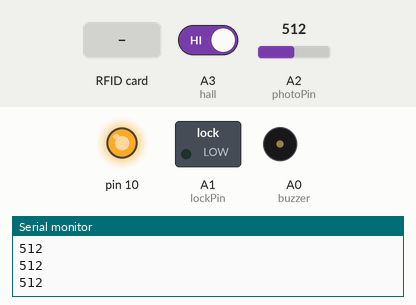
A sketch run on a simulated Arduino Uno, built with avr-gcc and run on an emulated ATmega328P. Parts: switched loads named in the sketch (green lamp = pin HIGH), output pins drawn as LEDs (lit = HIGH), buzzer (waves = sounding, pin HIGH), the last lines printed to the serial monitor. The inputs (shaded band) are chosen by the test bench; at power-on: A2 (photoPin) = 512, A3 (hall) HIGH.

Above: at 1.8 s.
1.9 s: RFID card 05 45 25 6A held to the reader
At 2.45 s:
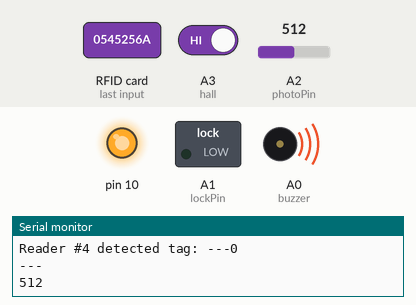
3.9 s: A2 (photoPin) set to 90
At 4.15 s:
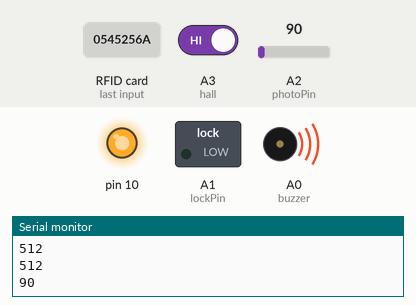
5.6 s: A3 (hall) driven LOW
At 6.6 s:
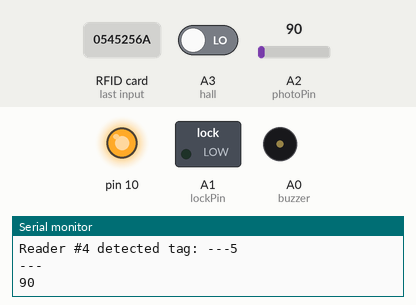
7.4 s: RFID card 85 CA 2F 6A held to the reader
At 7.68 s:
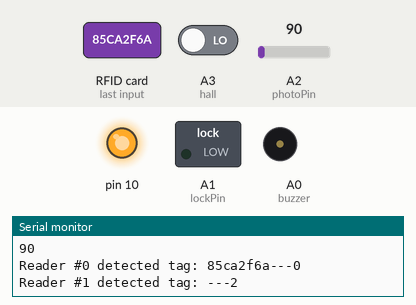
9.3 s: RFID card 65 F0 25 6A held to the reader
At 11.3 s:
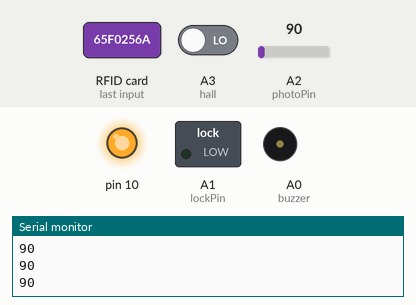
Timing chart, 0 to 12.2 s (numbered marks = the images above; inputs shaded):
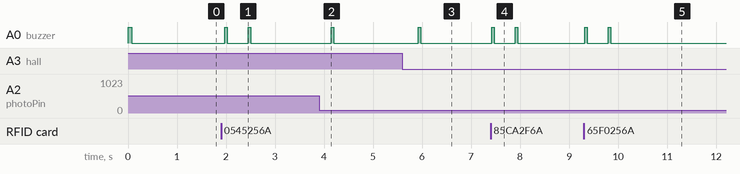

The sketch:

AustinGalleryRFID2.5.ino
```cpp
/**
  "Object Placement" Puzzle

  This puzzle requires the player to place one or more items in the
  correct location, at which point an RFID tag embedded in the object
  is detected by a sensor.
  When all sensors read the tag of the correct object, the puzzle is solved.

  Demonstrates:
  - SPI interface shared between several devices
  - RFID library
*/

// DEFINES
// Provides debugging information over serial connection if defined
#define DEBUG

// LIBRARIES
// Standard SPI library comes bundled with the Arduino IDE
#include <SPI.h>
// Download and install from https://github.com/miguelbalboa/rfid
#include <MFRC522.h>

// CONSTANTS
// The number of RFID readers
const byte numReaders = 3;
// Each reader has a unique Slave Select pin
const byte ssPins[] = {2, 3, 4};
// They'll share the same reset pin
const byte resetPin = 9;
// This pin will be driven LOW to release a lock when puzzle is solved
const byte lockPin = A1;
const byte buzzer = A0;
bool buzz0;
bool buzz1;
bool buzzsolve;
// The sequence of NFC tag IDs required to solve the puzzle
//const String correctIDs[] = {"a76ef2eb", "b738f3eb", "1739f3eb", "474ff1eb", "476ef2eb"};

const byte correctIDs[] = {1, 2, 3, 4, 5};

//photo sensor
const int photoPin = A2;
const int threshold = 100; //photosensor threshold

//hall effect
const byte hall = A3;

//Artifact 0 Broken Atlas pin 2 (not using this ATM)
String tag00 = "0545256a";
String tag01 = "85ca2f6a";
String tag02 = "65f0256a";
String tag03 = "5545256a";
String tag04 = "d61d7d41";
String tag05 = "86E37B41";
String tag06 = "26E37B41";
String tag07 = "56137B41";
String tag08 = "16117B41";
String tag09 = "F6127B41";

//Artifact 1 ELEPHANT pin 3 (using this)
String tag10 = "05F72D6A";
String tag11 = "";
String tag12 = "653D2D6A";
String tag13 = "B5372D6A";
String tag14 = "853E316A";
String tag15 = "46FF8441";
String tag16 = "C68F7741";
String tag17 = "36907741";
String tag18 = "F68E7741";
String tag19 = "568F7741";

//Artifact 2
const String tag20 = "NA";
const String tag21 = "NA";
const String tag22 = "NA";
const String tag23 = "NA";
const String tag24 = "NA";
const String tag25 = "NA";
const String tag26 = "NA";
const String tag27 = "NA";
const String tag28 = "NA";
const String tag29 = "NA";

//Artifact 3
const String tag30 = "NA";
const String tag31 = "NA";
const String tag32 = "NA";
const String tag33 = "NA";
const String tag34 = "NA";
const String tag35 = "NA";
const String tag36 = "NA";
const String tag37 = "NA";
const String tag38 = "NA";
const String tag39 = "NA";

//Artifact 4 Extra Artifact pin 4
String tag40 = "56ee7941";
String tag41 = "b6ee7941";
String tag42 = "260e7b41";
String tag43 = "86e7b41";
String tag44 = "16e57b41";
String tag45 = "76e57b41";
String tag46 = "16187d41";
String tag47 = "76187d41";
String tag48 = "d6187d41";
String tag49 = "46f77d41";

//variable for disabling an artifact
const String none = "";


// GLOBALS
// Initialise an array of MFRC522 instances representing each reader
MFRC522 mfrc522[numReaders];
// The tag IDs currently detected by each reader
String currentIDs[5];
int sequenceID[5];


/**
   Initialisation
*/
void setup() {

  // Initialise serial communications channel with the PC
  Serial.begin(9600);
  Serial.println(F("Serial communication started"));

  // Set the lock pin as output and secure the lock
  pinMode(lockPin, OUTPUT);
  digitalWrite(lockPin, LOW);
  pinMode(buzzer, OUTPUT);
  pinMode(hall, INPUT);
  pinMode(photoPin, INPUT);
  digitalWrite(buzzer, HIGH);
  delay(70);
  digitalWrite(buzzer, LOW);
  buzz0 = false;
  buzz1 = false;


  // Initialise the SPI bus
  SPI.begin();

  for (uint8_t i = 0; i < numReaders; i++) {

    // Initialise the reader
    // Note that SPI pins on the reader must always be connected to certain
    // Arduino pins (on an Uno, MOSI=> pin11, MISO=> pin12, SCK=>pin13)
    // The Slave Select (SS) pin and reset pin can be assigned to any pin
    mfrc522[i].PCD_Init(ssPins[i], resetPin);

    // Set the gain to max - not sure this makes any difference...
    // mfrc522[i].PCD_SetAntennaGain(MFRC522::PCD_RxGain::RxGain_max);


    // Dump some debug information to the serial monitor
    Serial.print(F("Reader #"));
    Serial.print(i);
    Serial.print(F(" initialised on pin "));
    Serial.print(String(ssPins[i]));
    Serial.print(F(". Antenna strength: "));
    Serial.print(mfrc522[i].PCD_GetAntennaGain());
    Serial.print(F(". Version : "));
    mfrc522[i].PCD_DumpVersionToSerial();

    // Slight delay before activating next reader
    delay(100);
  }

#ifdef DEBUG
  Serial.println(F("--- END SETUP ---"));
#endif
}

/**
   Main loop
*/
void loop() {

  //Photosensor initialization
  int photo = analogRead(photoPin);
  int hallState = digitalRead(hall);
  Serial.println(photo);
  // Assume that the puzzle has been solved
  boolean puzzleSolved = true;

  // Assume that the tags have not changed since last reading
  boolean changedValue = false;

  //Non RFID Sensors
  if (photo <= threshold) {
    sequenceID[3] = 4;
    // three short beeps

    if (!buzz1) {
      digitalWrite(buzzer, HIGH);
      delay(50);
      digitalWrite(buzzer, LOW);
      buzz1 = true;
      Serial.println("photo on");
      changedValue = true;
    }
  }
  else {
    sequenceID[3] = 0;
    buzz1 = false;
  }
  if (hallState == 0) {
    sequenceID[4] = 5;

    // four short beeps
    if (buzz0 == false) {
      digitalWrite(buzzer, HIGH);
      delay(50);
      digitalWrite(buzzer, LOW);
      Serial.println("hall on");
      buzz0 = true;
      changedValue = true;
    }
  }
  else {
    sequenceID[4] = 0;
    buzz0 = false;
  }

  // Loop through each reader
  for (uint8_t i = 0; i < numReaders; i++) {

    // Initialise the sensor
    mfrc522[i].PCD_Init();

    // String to hold the ID detected by each sensor
    String readRFID[numReaders];

    // If the sensor detects a tag and is able to read it
    if (mfrc522[i].PICC_IsNewCardPresent() && mfrc522[i].PICC_ReadCardSerial()) {
      // Extract the ID from the tag
      readRFID[i] = dump_byte_array(mfrc522[i].uid.uidByte, mfrc522[i].uid.size);
    }

    // If the current reading is different from the last known reading of RFID0
    if (readRFID[i] != currentIDs[i]) {
      // Set the flag to show that the puzzle state has changed
      changedValue = true;
      // Update the stored value for this sensor
      currentIDs[i] = readRFID[i];
      if (currentIDs[0] == "" ) {
        sequenceID[0] = 1;
      }
      else {
        sequenceID[0] = 0;
      }

      if (currentIDs[1] == tag10 || currentIDs[1] == tag11 || currentIDs[1] == tag12 || currentIDs[1] == tag13) {
        sequenceID[1] = 2;
        digitalWrite(buzzer, HIGH);
        delay(50);
        digitalWrite(buzzer, LOW);
      }
      else {
        sequenceID[1] = 0;
      }

      if (currentIDs[2] == tag40 || currentIDs[2] == tag41 || currentIDs[2] == tag42 || currentIDs[2] == tag43) {
        sequenceID[2] = 3;
        digitalWrite(buzzer, HIGH);
        delay(50);
        digitalWrite(buzzer, LOW);
        delay(50);
        digitalWrite(buzzer, HIGH);
        delay(50);
        digitalWrite(buzzer, LOW);
      }
      else {
        sequenceID[2] = 0;
      }
    }


    // Halt PICC
    mfrc522[i].PICC_HaltA();
    // Stop encryption on PCD
    mfrc522[i].PCD_StopCrypto1();
  }
  for (uint8_t i = 0; i < 5; i++) {
    // If the reading fails to match the correct ID for this sensor
    if (sequenceID[i] != correctIDs[i]) {
      // The puzzle has not been solved
      puzzleSolved = false;
    }
  }

#ifdef DEBUG
  // If the changedValue flag has been set, at least one sensor has changed
  if (changedValue) {
    // Dump to serial the current state of all sensors
    for (uint8_t i = 0; i < 5; i++) {
      Serial.print(F("Reader #"));
      Serial.print(String(i));
      Serial.print(F(" detected tag: "));
      Serial.print(currentIDs[i]);
      Serial.print(F("---"));
      Serial.println(sequenceID[i]);
    }
    Serial.println(F("---"));
  }
#endif

  // If the puzzleSolved flag is set, all sensors detected the correct ID
  if (puzzleSolved) {
    onSolve();

    for (uint8_t i = 0; i < 5; i++) {
      sequenceID[i] = 0;
    }
    changedValue = true;
  }

  // Add a short delay before next polling sensors
  delay(100);
}

/**
   Called when correct puzzle solution has been entered
*/
void onSolve() {

#ifdef DEBUG
  // Print debugging message
  Serial.println(F("Puzzle Solved!"));
#endif
  if (!buzzsolve) {
    digitalWrite(buzzer, HIGH);
    delay (100);
    digitalWrite(buzzer, LOW);
    delay(50);
    digitalWrite(buzzer, HIGH);
    delay(50);
    digitalWrite(buzzer, LOW);
    delay(50);
    digitalWrite(buzzer, HIGH);
    delay(50);
    digitalWrite(buzzer, LOW);
    buzzsolve = true;
    digitalWrite(lockPin, HIGH);
    delay(10000);
    digitalWrite(lockPin, LOW);
    buzzsolve = false;
  }
  // Release the lock
}

/**
   Helper function to return a string ID from byte array
*/
String dump_byte_array(byte *buffer, byte bufferSize) {
  String read_rfid = "";
  for (byte i = 0; i < bufferSize; i++) {
    read_rfid = read_rfid + String(buffer[i], HEX);
  }
  return read_rfid;
}
```

Measured:
- after the input at 1.9 s, A0 (buzzer): alternates HIGH for 0.05 s and LOW for 0.43 s, 4 changes in all, then stays LOW, starting after 0.07 s
- after the input at 3.9 s, A0 (buzzer): LOW → HIGH after 0.25 s, → LOW 0.05 s later
- after the input at 5.6 s, A0 (buzzer): LOW → HIGH after 0.32 s, → LOW 0.05 s later
- after the input at 7.4 s, A0 (buzzer): alternates HIGH for 0.05 s and LOW for 0.43 s, 4 changes in all, then stays LOW, starting at once
- after the input at 9.3 s, A0 (buzzer): alternates HIGH for 0.05 s and LOW for 0.43 s, 4 changes in all, then stays LOW, starting at once
